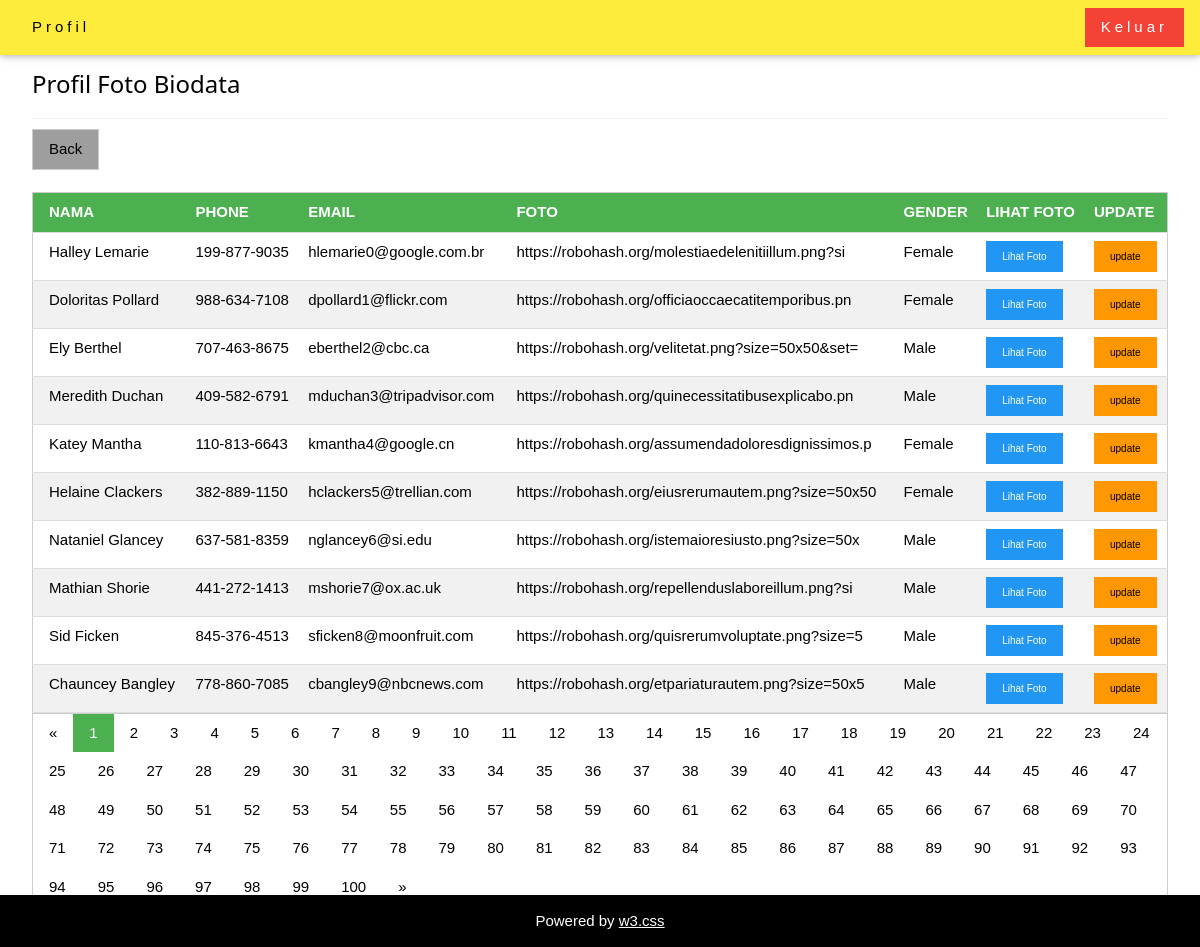
The page /profilbiodata.php (signed in) on the database its author committed.
### tables this page shows
CREATE TABLE `biodata` (
  `id` int(11) NOT NULL,
  `nama` varchar(50) DEFAULT '0',
  `phone` varchar(50) DEFAULT '0',
  `email` varchar(50) DEFAULT '0',
  `foto` varchar(50) DEFAULT '0',
  `gender` varchar(50) DEFAULT '0'
);

### profilbiodata.php (the view, shortened to what this page needs)
<?php
	if(!isset($_SESSION["user"]))
	{
		echo "<script>alert('Session anda belum terdaftar, silakan login kembali'); document.location='login.php';</script>";
	}else
	{
?>
<!DOCTYPE html>
<html>
<link rel="stylesheet" href="asset/css/w3.css">
<body>
<div class="w3-top">
  <div class="w3-bar w3-yellow w3-wide w3-padding w3-card">
    <a href="#home" class="w3-bar-item w3-button">Profil</a>
    <a href="logout.php" class="w3-bar-item w3-button w3-red w3-right">Keluar</a>
  </div>
</div>
<div class="w3-content w3-padding" style="max-width:1564px">
  <div class="w3-container w3-padding-32" id="contact">
    <h3 class="w3-border-bottom w3-border-light-grey w3-padding-16">Profil Foto Biodata</h3>
    <a href="dashboard.php" class="w3-button w3-border w3-gray">Back</a>
    <div class="w3-row">
    <table class="w3-table-all">
      <br>
    <thead>
      <tr class="w3-green">
        <th>NAMA</th>
        <th>PHONE</th>
        <th>EMAIL</th>
        <th>FOTO</th>
        <th>GENDER</th>
        <th>LIHAT FOTO</th>
        <th>UPDATE</th>
      </tr>
    </thead>
    <?php
        include "config/koneksi.php";
        if (isset($_GET['pageno'])) {
          $pageno = $_GET['pageno'];
        } else {
            $pageno = 1;
        }
        $no_of_records_per_page = 10;
        $offset = ($pageno-1) * $no_of_records_per_page;
        $total_pages_sql = "SELECT COUNT(*) FROM biodata";
        $result = mysqli_query($conn,$total_pages_sql);
        $total_rows = mysqli_fetch_array($result)[0];
        $total_pages = ceil($total_rows / $no_of_records_per_page);
        $sql = "SELECT * FROM biodata LIMIT $offset, $no_of_records_per_page";
        $res_data = mysqli_query($conn,$sql);
		if(mysqli_num_rows($res_data) > 0)
		{
      while($row = mysqli_fetch_array($res_data)){
    ?>
        <tr>
          <td><?php echo $row["nama"];?></td>
          <td><?php echo $row["phone"];?></td>
          <td><?php echo $row["email"];?></td>
          <td><?php echo $row["foto"];?></td>
          <td><?php echo $row["gender"];?></td>
          <td><a href="javascript:void(0)" class="w3-button w3-tiny w3-blue" onClick="lihatid('<?php echo $row['foto'];?>')">Lihat Foto</button></td>
          <td>
            <a class="w3-button w3-tiny w3-orange" href="updatebiodata.php?id=<?php echo $row['id']; ?>">update</a>
          </td>
        </tr>
    <?php
      };
    } else { ?>
      <tr>
          <td colspan ="6"><p align="center">No Data</p></td>
      </tr>
    <?php
     }
    ?>
    </table>
    <div class="w3-bar w3-border">
      <?php
      $pagLink = "";
      if ($pageno >=2 ) {?>
        <a class='w3-bar-item w3-button' href='<?php echo "profilbiodata.php?pageno=".($pageno-1); ?>' >&laquo;</a>
      <?php
      } else if ($pageno == 1)
      {?>
         <a href="#" class="w3-bar-item w3-button" disabled>&laquo;</a>
      <?php } ?>
      <?php
      for ($i=1; $i<=$total_pages; $i++) {
        if ($i == $pageno) {
            $pagLink .= "<a class='w3-bar-item w3-button w3-green' href='profilbiodata.php?pageno=".$i."'>".$i." </a>";
        }
        else  {
            $pagLink .= "<a class='w3-bar-item w3-button' href='profilbiodata.php?pageno=".$i."'>".$i." </a>";
        }
      };
      echo $pagLink;
      if($pageno < $total_pages){  ?>
        <a class='w3-bar-item w3-button' href='<?php echo "profilbiodata.php?pageno=".($pageno+1);?>'>&raquo;</a>
        <?php } else {
        ?>
        <a href="#" class="w3-bar-item w3-button">&raquo;</a>
        <?php } ?>
      </div>
    </div>
  </div>
</div>
<footer class="w3-bottom w3-center w3-black w3-padding-7">
  <p>Powered by <a href="https://www.w3schools.com/w3css/default.asp" title="W3.CSS" target="_blank" class="w3-hover-text-green">w3.css</a></p>
</footer>
</body>
</html>
<?php
  };
?>

### asset/css/w3.css (style rules this page uses)
*,*:before,*:after { box-sizing:inherit }
html { -ms-text-size-adjust:100%;-webkit-text-size-adjust:100% }
body { margin:0 }
article,aside,details,figcaption,figure,footer,header,main,menu,nav,section,summary { display:block }
a { background-color:transparent;-webkit-text-decoration-skip:objects }
html,body { font-family:Verdana,sans-serif;font-size:15px;line-height:1.5 }
html { overflow-x:hidden }
h3 { font-size:24px }
h1,h2,h3,h4,h5,h6 { font-family:"Segoe UI",Arial,sans-serif;font-weight:400;margin:10px 0 }
.w3-wide { letter-spacing:4px }
a { color:inherit }
.w3-table,.w3-table-all { border-collapse:collapse;border-spacing:0;width:100%;display:table }
.w3-table-all { border:1px solid #ccc }
.w3-bordered tr,.w3-table-all tr { border-bottom:1px solid #ddd }
.w3-table-all tr:nth-child(odd) { background-color:#fff }
.w3-table-all tr:nth-child(even) { background-color:#f1f1f1 }
.w3-table td,.w3-table th,.w3-table-all td,.w3-table-all th { padding:8px 8px;display:table-cell;text-align:left;vertical-align:top }
.w3-table th:first-child,.w3-table td:first-child,.w3-table-all th:first-child,.w3-table-all td:first-child { padding-left:16px }
.w3-btn,.w3-button { border:none;display:inline-block;padding:8px 16px;vertical-align:middle;overflow:hidden;text-decoration:none;color:inherit;background-color:inherit;text-align:center;cursor:pointer;white-space:nowrap }
.w3-btn,.w3-button { -webkit-touch-callout:none;-webkit-user-select:none;-khtml-user-select:none;-moz-user-select:none;-ms-user-select:none;user-select:none }
.w3-bar { width:100%;overflow:hidden }
.w3-bar .w3-bar-item { padding:8px 16px;float:left;width:auto;border:none;display:block;outline:0 }
.w3-bar .w3-button { white-space:normal }
.w3-container:after,.w3-container:before,.w3-panel:after,.w3-panel:before,.w3-row:after,.w3-row:before,.w3-row-padding:after,.w3-row-padding:before, .w3-cell-row:before,.w3-cell-row:after,.w3-clear:after,.w3-clear:before,.w3-bar:before,.w3-bar:after { content:"";display:table;clear:both }
.w3-content,.w3-auto { margin-left:auto;margin-right:auto }
.w3-content { max-width:980px }
.w3-top,.w3-bottom { position:fixed;width:100%;z-index:1 }
.w3-top { top:0 }
.w3-bottom { bottom:0 }
.w3-container,.w3-panel { padding:0.01em 16px }
.w3-card,.w3-card-2 { box-shadow:0 2px 5px 0 rgba(0,0,0,0.16),0 2px 10px 0 rgba(0,0,0,0.12) }
.w3-tiny { font-size:10px!important }
.w3-center { text-align:center!important }
.w3-border { border:1px solid #ccc!important }
.w3-border-bottom { border-bottom:1px solid #ccc!important }
.w3-padding { padding:8px 16px!important }
.w3-padding-16 { padding-top:16px!important;padding-bottom:16px!important }
.w3-padding-32 { padding-top:32px!important;padding-bottom:32px!important }
.w3-right { float:right!important }
.w3-blue,.w3-hover-blue:hover { color:#fff!important;background-color:#2196F3!important }
.w3-green,.w3-hover-green:hover { color:#fff!important;background-color:#4CAF50!important }
.w3-orange,.w3-hover-orange:hover { color:#000!important;background-color:#ff9800!important }
.w3-red,.w3-hover-red:hover { color:#fff!important;background-color:#f44336!important }
.w3-yellow,.w3-hover-yellow:hover { color:#000!important;background-color:#ffeb3b!important }
.w3-black,.w3-hover-black:hover { color:#fff!important;background-color:#000!important }
.w3-grey,.w3-hover-grey:hover,.w3-gray,.w3-hover-gray:hover { color:#000!important;background-color:#9e9e9e!important }
.w3-border-light-grey,.w3-hover-border-light-grey:hover,.w3-border-light-gray,.w3-hover-border-light-gray:hover { border-color:#f1f1f1!important }

### rows shown on the page
biodata: nama "Halley Lemarie", phone "199-877-9035", email "hlemarie0@google.com.br", foto "https://robohash.org/molestiaedelenitiillum.png?si", gender "Female"
biodata: nama "Doloritas Pollard", phone "988-634-7108", email "dpollard1@flickr.com", foto "https://robohash.org/officiaoccaecatitemporibus.pn", gender "Female"
biodata: nama "Ely Berthel", phone "707-463-8675", email "eberthel2@cbc.ca", foto "https://robohash.org/velitetat.png?size=50x50&set=", gender "Male"
biodata: nama "Meredith Duchan", phone "409-582-6791", email "mduchan3@tripadvisor.com", foto "https://robohash.org/quinecessitatibusexplicabo.pn", gender "Male"
biodata: nama "Katey Mantha", phone "110-813-6643", email "kmantha4@google.cn", foto "https://robohash.org/assumendadoloresdignissimos.p", gender "Female"
biodata: nama "Helaine Clackers", phone "382-889-1150", email "hclackers5@trellian.com", foto "https://robohash.org/eiusrerumautem.png?size=50x50", gender "Female"
biodata: nama "Nataniel Glancey", phone "637-581-8359", email "nglancey6@si.edu", foto "https://robohash.org/istemaioresiusto.png?size=50x", gender "Male"
biodata: nama "Mathian Shorie", phone "441-272-1413", email "mshorie7@ox.ac.uk", foto "https://robohash.org/repellenduslaboreillum.png?si", gender "Male"
biodata: nama "Sid Ficken", phone "845-376-4513", email "sficken8@moonfruit.com", foto "https://robohash.org/quisrerumvoluptate.png?size=5", gender "Male"
biodata: nama "Chauncey Bangley", phone "778-860-7085", email "cbangley9@nbcnews.com", foto "https://robohash.org/etpariaturautem.png?size=50x5", gender "Male"
